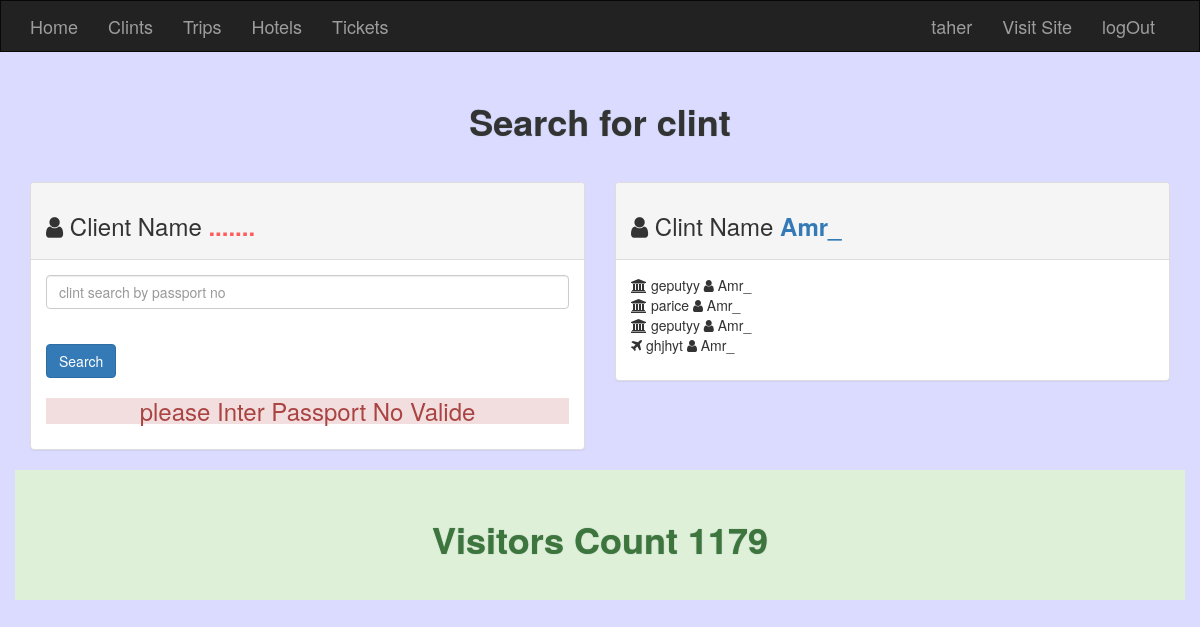
Screenshot of /admin/Tickets.php?custid=3 (signed in) with the database file from the repository.
### tables this page shows
CREATE TABLE `clints` (
  `c_id` int(11) NOT NULL,
  `c_name` varchar(255) DEFAULT NULL,
  `c_age` varchar(255) DEFAULT NULL,
  `c_phone` varchar(255) DEFAULT NULL,
  `c_passpor` varchar(255) DEFAULT NULL,
  `c_mail` varchar(255) DEFAULT NULL,
  `c_country` varchar(255) DEFAULT NULL,
  `c_city` varchar(255) DEFAULT NULL,
  `c_streat` varchar(255) DEFAULT NULL,
  `c_regdate` date DEFAULT NULL,
  `c_statues` int(11) DEFAULT '0',
  `c_groupID` int(11) DEFAULT '0'
);

CREATE TABLE `clints_trips` (
  `c_id` int(11) NOT NULL,
  `t_id` int(11) NOT NULL
);

CREATE TABLE `trips` (
  `t_id` int(11) NOT NULL,
  `t_no` int(11) DEFAULT NULL,
  `t_time_go` date DEFAULT NULL,
  `t_time_back` date DEFAULT NULL,
  `t_place_go` varchar(255) DEFAULT NULL,
  `t_place_back` varchar(255) DEFAULT NULL,
  `t_chair_count` int(11) DEFAULT NULL,
  `t_fave_com` varchar(255) DEFAULT NULL,
  `t_class` varchar(255) DEFAULT NULL,
  `t_cust` int(11) NOT NULL,
  `t_statues` int(11) DEFAULT NULL,
  `t_reg_date` date DEFAULT NULL
);

CREATE TABLE `clints_hotels` (
  `c_id` int(11) NOT NULL,
  `h_id` int(11) NOT NULL
);

CREATE TABLE `hotels` (
  `h_id` int(11) NOT NULL,
  `h_name` varchar(255) DEFAULT NULL,
  `h_cuntry` varchar(255) NOT NULL,
  `h_city` varchar(255) NOT NULL,
  `h_rom_coun` int(11) DEFAULT NULL,
  `h_serv_kind` varchar(255) DEFAULT NULL,
  `h_tim_stay` int(11) DEFAULT NULL,
  `h_date_stat` date DEFAULT NULL,
  `h_cust` int(11) NOT NULL,
  `h_stat` int(11) NOT NULL DEFAULT '0'
);

CREATE TABLE `visitors_count` (
  `count` int(11) NOT NULL
);

### admin/Tickets.php (the view, shortened to what this page needs)
<?php
if (isset($_SESSION['Admin_name'])) {
include 'init.php';
?>
<h1 class="text-center"> Search for clint</h1>
<div class="ticket">
	<div class="container">
		<div class="row">
			<div class="col-sm-6">
				<div class="panel panel-default">
				  <div class="panel-heading">
				  	<?php
						$stmt=$DB->prepare("SELECT c_id,c_name FROM clints WHERE c_passpor=? LIMIT 1");
						$stmt->execute(array(@$search));
						$sows=$stmt->fetch();
				  	 ?>
				  	<h3><i class="fa fa-user"></i> Client Name <strong>
				  		<?php echo $cname=isset($_POST['search']) ? "<a href='clintes.php?do=Edit&custid=".$sows['c_id']."'>" . $sows['c_name'] . "</a>" :'.......';?>
				  		</strong></h3></div>
				  <div class="panel-body">
					<form action="<?php $_SERVER['PHP_SELF']?>" method="POST" class="search">
						<div class="form-group ">
							<div class="">
								<input 	type="number"
										name="search"
										class="form-control"
										required="required"
										autocomplete="off"
										placeholder="clint search by passport no">
							</div>
						</div>
						<div class="form-group ">
							<div class="">
								<input 	type="submit" class="btn btn-primary" value="Search">
							</div>
						</div>
					</form>
					<?php
						$stmt=$DB->prepare("SELECT * FROM clints WHERE c_passpor=? LIMIT 1");
						$stmt->execute(array(@$search));
						$sows=$stmt->fetchall();
					if ($stmt->rowcount()>0) {
							foreach ($sows as $sow) {}
							?>
								<ul class="list-unstyled">
									<li><i class="fa fa-calendar"></i> 		<span>ID</span> 		: <?php echo $sow['c_id'];  		?></li>
									<li><i class="fa fa-unlock-alt"></i> 	<span>Name</span>		: <?php echo $sow['c_name'];		?></li>
									<li><i class="fa fa-envelope-o"></i> 	<span>Email</span> 		: <?php echo $sow['c_mail'];  		?></li>
									<li><i class="fa fa-user"></i> 			<span>Phone</span> 		: <?php echo $sow['c_phone'];  		?></li>
									<li><i class="fa fa-calendar"></i> 		<span>passpor</span> 	: <?php echo $sow['c_passpor'];  	?></li>
									<li><i class="fa fa-calendar"></i> 		<span>Country</span> 	: <?php echo $sow['c_country'];  	?></li>
									<li><i class="fa fa-calendar"></i> 		<span>City</span> 		: <?php echo $sow['c_city'];  		?></li>
									<li><i class="fa fa-calendar"></i> 		<span>Streat</span> 	: <?php echo $sow['c_streat'];  	?></li>
									<li><i class="fa fa-calendar"></i> 		<span>regesterd</span> 	: <?php echo $sow['c_regdate'];  	?></li>
									<li><i class="fa fa-calendar"></i> 		<span>Statues</span> 	: <?php echo $sow['c_statues'];  	;?></li>
								</ul>
							    <?php
					}else{
					  	echo "<h3 class='text-center alert-danger'> please Inter Passport No Valide </h3>";
					  }?>
					</div>
				</div>
			</div>
			<div class="col-sm-6">
			    <?php
					$custid= isset($_GET['custid'])&&is_numeric($_GET['custid']) ? intval($_GET['custid']):0;
					$stmt_t=$DB->prepare("SELECT clints_trips.*,trips.t_no ,trips.t_place_go,clints.c_name
											FROM clints_trips
											INNER JOIN clints ON clints_trips.c_id=clints.c_id
											INNER JOIN trips ON clints_trips.t_id=trips.t_id
											WHERE clints.c_id=?");
					$stmt_t->execute(array($custid));
					$stmt_t->rowcount();
					$row_t=$stmt_t->fetchall();
					$stmt_h=$DB->prepare("SELECT clints_hotels.*,hotels.h_name ,clints.c_name,clints.c_id
											FROM clints_hotels
											INNER JOIN clints ON clints_hotels.c_id=clints.c_id
											INNER JOIN hotels ON clints_hotels.h_id=hotels.h_id
											WHERE clints.c_id=?");
					$stmt_h->execute(array($custid));
					$stmt_h->rowcount();
					$row_h=$stmt_h->fetchall();
						foreach ($row_t as $stmtee_t) {}
						foreach ($row_h as $stmtee_h) {}
						@$clint_name=isset($stmtee_t['c_name']) ? $stmtee_t['c_name'] :$stmtee_h['c_name'];
				?>
				<div class="panel panel-default ">
				  <div class="panel-heading">
				  	<h3><i class="fa fa-user"></i> Clint Name <strong><?php
				  		echo $clint_name=isset($clint_name)?"<a href='clintes.php?do=Edit&custid=".$custid."'>" . @$clint_name ."</a>" : "...." ?></strong></h3></div>
				  <div class="panel-body ">
						<ul class='list-unstyled '>
						<?php
						if ($stmt_t->rowcount()>0 || $stmt_h->rowcount()>0) {
							foreach ($row_t as $stmte_t) {
								echo "<li> <span><i class='fa fa-bank'></i> " . $stmte_t['t_place_go'] . " </span>" ;
								echo '<i class="fa fa-user"></i> ' . $stmte_t['c_name'] . "</li>";
							}
							foreach ($row_h as $stmte_h) {
								echo "<li><span><i class='fa fa-plane'></i> " . $stmte_h['h_name'] . " </span>";
								echo '<i class="fa fa-user"></i> ' . $stmte_h['c_name'] . "</li>";
							}
						}else{
							echo "<h3>You Must Chuse <a href='clintes.php'><strong> Clint </strong></a> To See All Trips For</h3>";
						}
						?>
						</ul>
					</div>
				</div>
			</div>
		</div>
	</div>
</div>
<?php
$Counts=$DB->prepare("SELECT * FROM visitors_count");
$Counts->execute();
$Counts=$Counts->fetch();
echo "<div class='container alert-success text-center'><strong><h1> Visitors Count " . $Counts['count'] . "</h1></strong></div>";
}else{
	echo "<h1>Who Are YOU And What Are You Want <h1>";
}
include 'include/templates/footer.php';

### admin/layout/css/MyStyle.css (style rules this page uses)
body { background-color: #dadbff; margin-bottom: 62px; }
h1 { font-weight: bold; text-shadow: 0px 0px 1px #7b9292; padding: 30px }
.ticket h3 strong { color: #ff5d5d; font-weight: bold; }

### rows the page displays
clints: c_name "Amr_"
clints_trips: t.t_place_go "geputyy", c.c_name "Amr_"
clints_trips: t.t_place_go "parice", c.c_name "Amr_"
clints_trips: t.t_place_go "geputyy", c.c_name "Amr_"
clints_hotels: h.h_name "ghjhyt", c.c_name "Amr_"
visitors_count: count "1179"

### other values shown
$_SESSION['Admin_name'] "taher"
